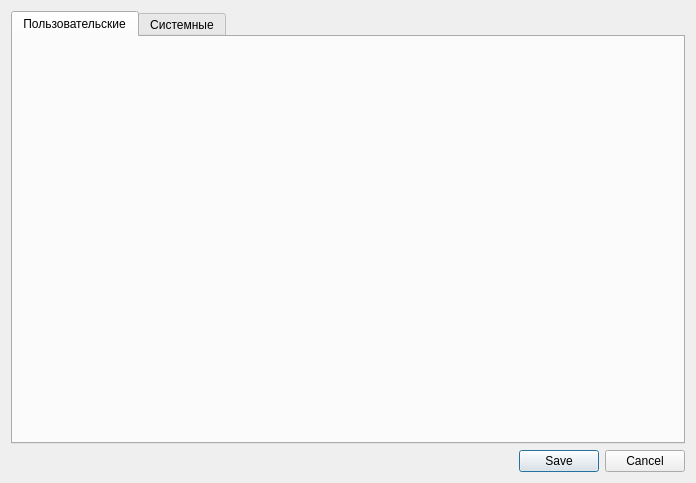
<?xml version="1.0" encoding="UTF-8"?>
<ui version="4.0">
 <class>Dialog</class>
 <widget class="QDialog" name="Dialog">
  <property name="geometry">
   <rect>
    <x>0</x>
    <y>0</y>
    <width>696</width>
    <height>483</height>
   </rect>
  </property>
  <property name="windowTitle">
   <string>Настройки</string>
  </property>
  <property name="windowIcon">
   <iconset resource="../resources.qrc">
    <normaloff>:/app/ico/taxation_tool.ico</normaloff>:/app/ico/taxation_tool.ico</iconset>
  </property>
  <layout class="QGridLayout" name="gridLayout">
   <item row="0" column="0">
    <layout class="QVBoxLayout" name="verticalLayout">
     <item>
      <widget class="QTabWidget" name="tabWidget">
       <property name="currentIndex">
        <number>0</number>
       </property>
       <widget class="QWidget" name="tab_user_settings">
        <attribute name="title">
         <string>Пользовательские</string>
        </attribute>
       </widget>
       <widget class="QWidget" name="tab_system_settings">
        <attribute name="title">
         <string>Системные</string>
        </attribute>
       </widget>
      </widget>
     </item>
     <item>
      <widget class="QDialogButtonBox" name="buttonBox">
       <property name="orientation">
        <enum>Qt::Orientation::Horizontal</enum>
       </property>
       <property name="standardButtons">
        <set>QDialogButtonBox::StandardButton::Cancel|QDialogButtonBox::StandardButton::Save</set>
       </property>
       <property name="centerButtons">
        <bool>false</bool>
       </property>
      </widget>
     </item>
    </layout>
   </item>
  </layout>
 </widget>
 <resources>
  <include location="../resources.qrc"/>
 </resources>
 <connections>
  <connection>
   <sender>buttonBox</sender>
   <signal>accepted()</signal>
   <receiver>Dialog</receiver>
   <slot>accept()</slot>
   <hints>
    <hint type="sourcelabel">
     <x>248</x>
     <y>254</y>
    </hint>
    <hint type="destinationlabel">
     <x>157</x>
     <y>274</y>
    </hint>
   </hints>
  </connection>
  <connection>
   <sender>buttonBox</sender>
   <signal>rejected()</signal>
   <receiver>Dialog</receiver>
   <slot>reject()</slot>
   <hints>
    <hint type="sourcelabel">
     <x>316</x>
     <y>260</y>
    </hint>
    <hint type="destinationlabel">
     <x>286</x>
     <y>274</y>
    </hint>
   </hints>
  </connection>
 </connections>
</ui>
